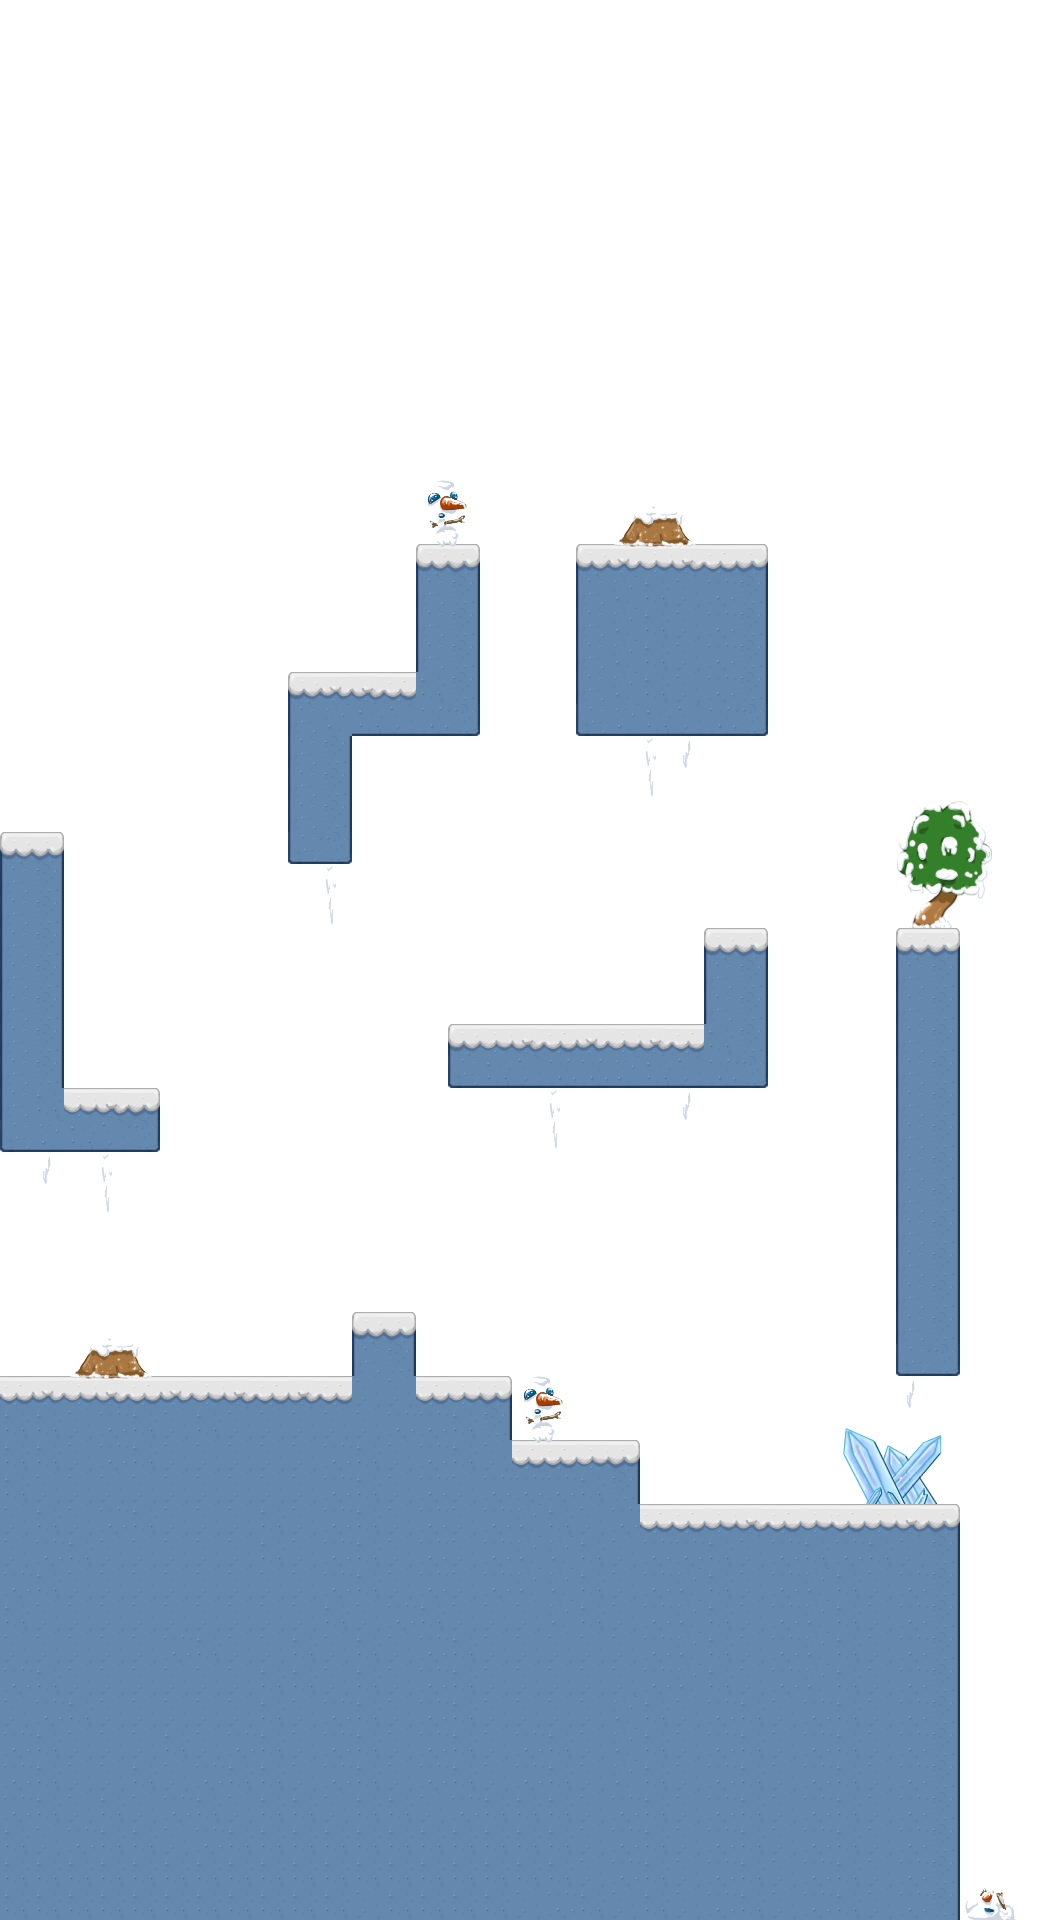

A level layout from a 2D game, rendered from its tile map. Below: a short description, then the map file with tile-grid data replaced by summaries:
An orthogonal 33x60 tile map with 32x32 px tiles, 3 tile layers (background, ground, frontground), 2 tilesets and 6 objects (3x flairy, true, goal, 2.5).

<map version="1.10" tiledversion="1.10.0" orientation="orthogonal" renderorder="right-down" width="33" height="60" tilewidth="32" tileheight="32" infinite="0" backgroundcolor="#ffffff" nextlayerid="5" nextobjectid="7">
 <properties>
  <property name="FLY" value="2" />
  <property name="JUMP" value="8" />
  <property name="TURN" value="3" />
 </properties>
 <tileset firstgid="1" name="tiles" tilewidth="32" tileheight="32" tilecount="100" columns="10">
  <image source="tiles.png" width="320" height="320" />
  <tile id="0">
   <properties>
    <property name="type" value="TOPL" />
   </properties>
  </tile>
  <tile id="1">
   <properties>
    <property name="type" value="TOP" />
   </properties>
  </tile>
  <tile id="2">
   <properties>
    <property name="type" value="TOP" />
   </properties>
  </tile>
  <tile id="3">
   <properties>
    <property name="type" value="TOP" />
   </properties>
  </tile>
  <tile id="4">
   <properties>
    <property name="type" value="TOP" />
   </properties>
  </tile>
  <tile id="5">
   <properties>
    <property name="type" value="TOPR" />
   </properties>
  </tile>
  <tile id="6">
   <properties>
    <property name="type" value="TOP" />
   </properties>
  </tile>
  <tile id="7">
   <properties>
    <property name="type" value="TOP" />
   </properties>
  </tile>
  <tile id="8">
   <properties>
    <property name="type" value="TOP" />
   </properties>
  </tile>
  <tile id="9">
   <properties>
    <property name="type" value="TOP" />
   </properties>
  </tile>
  <tile id="10">
   <properties>
    <property name="type" value="LEFT" />
   </properties>
  </tile>
  <tile id="15">
   <properties>
    <property name="type" value="RIGHT" />
   </properties>
  </tile>
  <tile id="20">
   <properties>
    <property name="type" value="DGL1" />
   </properties>
  </tile>
  <tile id="21">
   <properties>
    <property name="type" value="NB" />
   </properties>
  </tile>
  <tile id="22">
   <properties>
    <property name="type" value="NB" />
   </properties>
  </tile>
  <tile id="23">
   <properties>
    <property name="type" value="DGR1" />
   </properties>
  </tile>
  <tile id="31">
   <properties>
    <property name="type" value="DGL1" />
   </properties>
  </tile>
  <tile id="32">
   <properties>
    <property name="type" value="DGR1" />
   </properties>
  </tile>
  <tile id="35">
   <properties>
    <property name="type" value="DGR1" />
   </properties>
  </tile>
  <tile id="36">
   <properties>
    <property name="type" value="NB" />
   </properties>
  </tile>
  <tile id="38">
   <properties>
    <property name="type" value="NB" />
   </properties>
  </tile>
  <tile id="39">
   <properties>
    <property name="type" value="NB" />
   </properties>
  </tile>
  <tile id="40">
   <properties>
    <property name="type" value="BDGL1" />
   </properties>
  </tile>
  <tile id="41">
   <properties>
    <property name="type" value="NB" />
   </properties>
  </tile>
  <tile id="42">
   <properties>
    <property name="type" value="NB" />
   </properties>
  </tile>
  <tile id="43">
   <properties>
    <property name="type" value="BDGR1" />
   </properties>
  </tile>
  <tile id="44">
   <properties>
    <property name="type" value="DGR1" />
   </properties>
  </tile>
  <tile id="46">
   <properties>
    <property name="type" value="DGR1" />
   </properties>
  </tile>
  <tile id="47">
   <properties>
    <property name="type" value="DGL1" />
   </properties>
  </tile>
  <tile id="48">
   <properties>
    <property name="type" value="TOPRL" />
   </properties>
  </tile>
  <tile id="49">
   <properties>
    <property name="type" value="TOPRL" />
   </properties>
  </tile>
  <tile id="50">
   <properties>
    <property name="type" value="LEFT" />
   </properties>
  </tile>
  <tile id="51">
   <properties>
    <property name="type" value="DGL1" />
   </properties>
  </tile>
  <tile id="52">
   <properties>
    <property name="type" value="DGR1" />
   </properties>
  </tile>
  <tile id="53">
   <properties>
    <property name="type" value="RIGHT" />
   </properties>
  </tile>
  <tile id="54">
   <properties>
    <property name="type" value="DGL1" />
   </properties>
  </tile>
  <tile id="55">
   <properties>
    <property name="type" value="BDGR1" />
   </properties>
  </tile>
  <tile id="58">
   <properties>
    <property name="type" value="RL" />
   </properties>
  </tile>
  <tile id="61">
   <properties>
    <property name="type" value="RIGHT" />
   </properties>
  </tile>
  <tile id="62">
   <properties>
    <property name="type" value="LEFT" />
   </properties>
  </tile>
  <tile id="63">
   <properties>
    <property name="type" value="BDGL1" />
   </properties>
  </tile>
  <tile id="65">
   <properties>
    <property name="type" value="DGL1" />
   </properties>
  </tile>
  <tile id="68">
   <properties>
    <property name="type" value="RL" />
   </properties>
  </tile>
  <tile id="70">
   <properties>
    <property name="type" value="LEFT" />
   </properties>
  </tile>
  <tile id="75">
   <properties>
    <property name="type" value="RIGHT" />
   </properties>
  </tile>
  <tile id="80">
   <properties>
    <property name="type" value="TOP" />
   </properties>
  </tile>
  <tile id="81">
   <properties>
    <property name="type" value="TOP" />
   </properties>
  </tile>
  <tile id="82">
   <properties>
    <property name="type" value="TOP" />
   </properties>
  </tile>
  <tile id="83">
   <properties>
    <property name="type" value="TOP" />
   </properties>
  </tile>
  <tile id="84">
   <properties>
    <property name="type" value="TOP" />
   </properties>
  </tile>
  <tile id="85">
   <properties>
    <property name="type" value="TOP" />
   </properties>
  </tile>
  <tile id="87">
   <properties>
    <property name="type" value="TOP" />
   </properties>
  </tile>
  <tile id="88">
   <properties>
    <property name="type" value="TOP" />
   </properties>
  </tile>
  <tile id="96">
   <properties>
    <property name="type" value="LEFT" />
   </properties>
  </tile>
  <tile id="99">
   <properties>
    <property name="type" value="RIGHT" />
   </properties>
  </tile>
 </tileset>
 <tileset firstgid="101" name="props" tilewidth="32" tileheight="32" tilecount="100" columns="10">
  <image source="props.png" width="320" height="320" />
 </tileset>
 <layer id="1" name="background" width="33" height="60">
  <data>[1980 cells, 0 non-empty, 0 distinct tile ids]</data>
 </layer>
 <layer id="2" name="ground" width="33" height="60">
  <data>[1980 cells, 610 non-empty, 18 distinct tile ids]</data>
 </layer>
 <layer id="3" name="frontground" width="33" height="60">
  <data>[1980 cells, 81 non-empty, 49 distinct tile ids]</data>
 </layer>
 <objectgroup id="4" name="avatars">
  <object id="1" name="earm" type="true" gid="25" x="725" y="522" width="32" height="32" />
  <object id="2" name="flairy" gid="37" x="913" y="909" width="32" height="32" />
  <object id="3" name="flairy" gid="37" x="340" y="659" width="32" height="32" />
  <object id="4" name="flairy" gid="37" x="500" y="1013" width="32" height="32" />
  <object id="5" name="goal" gid="26" x="1" y="819" width="32" height="32" />
  <object id="6" name="canon_snow" type="2.5" x="191" y="1339" width="61" height="32" />
 </objectgroup>
</map>
